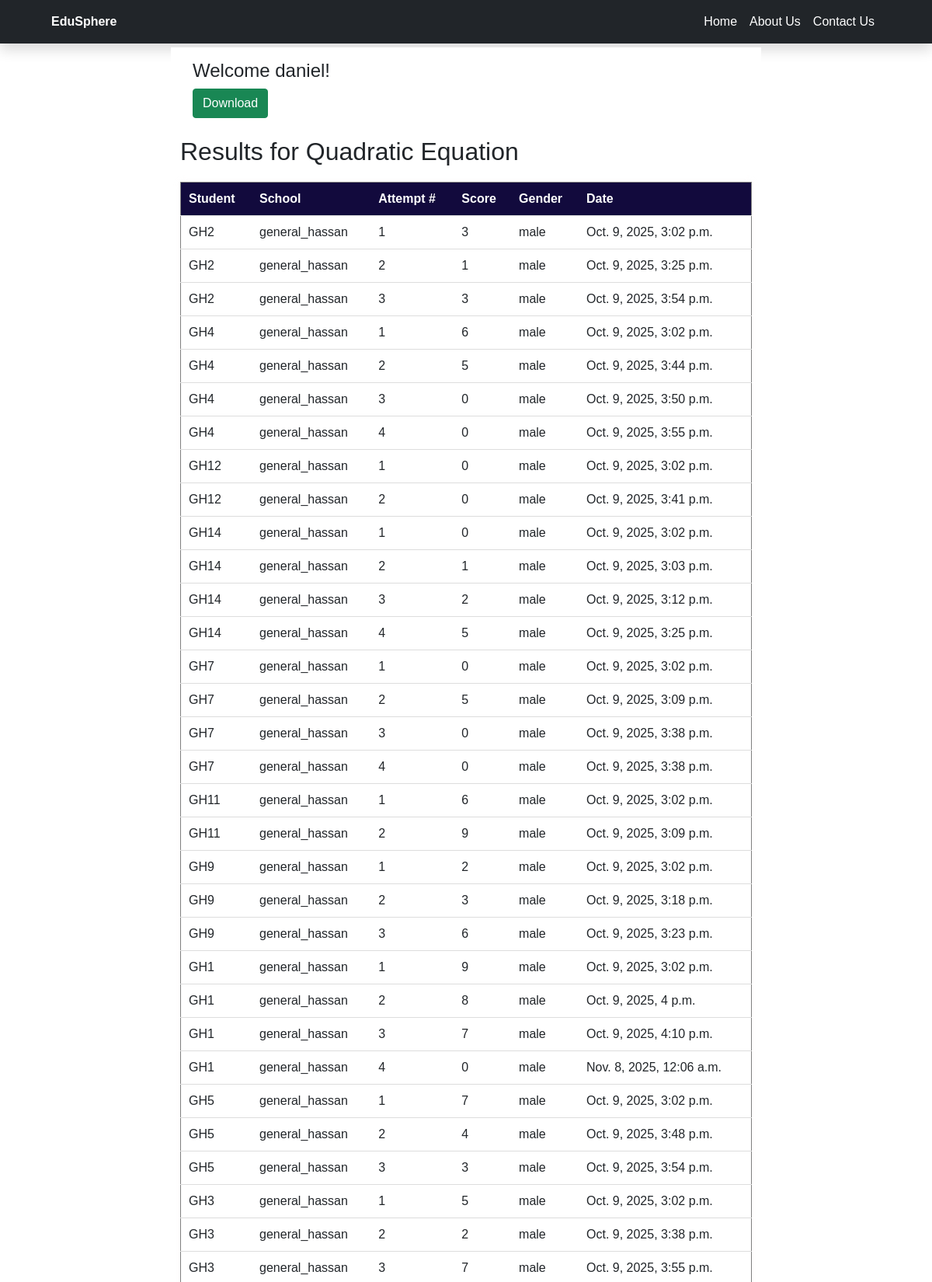
The app's page /exam/1/results/ (signed in, upper part) with its own data.
### shop/models.py (models this page shows, shortened)
class CustomUser(AbstractUser):
    occupation = models.CharField(max_length=10, choices=[('teacher', 'Teacher'), ('student', 'Student')])
    school = models.CharField(max_length=100, choices=[('general_hassan', 'General Hassan'), ('queen_hope', 'Queen Hope')])
    gender = models.CharField(max_length=6, choices=[('male', 'Male'), ('female', 'Female')])

class Exam(models.Model):
    title = models.CharField(max_length=100)
    subject = models.ForeignKey(Subject, on_delete=models.CASCADE, related_name='exams')
    created_by = models.ForeignKey(settings.AUTH_USER_MODEL, on_delete=models.CASCADE, related_name='created_exams')

class Attempt(models.Model):
    student = models.ForeignKey(settings.AUTH_USER_MODEL, on_delete=models.CASCADE)
    exam = models.ForeignKey(Exam, on_delete=models.CASCADE)
    attempt_number = models.PositiveIntegerField()
    score = models.IntegerField(default=0)
    timestamp = models.DateTimeField(auto_now_add=True)

### shop/views.py (the view)
# urls.py: path('exam/<int:exam_id>/results/', views.teacher_exam_results, name='teacher_exam_results'),
@user_passes_test(is_teacher)
@login_required(login_url='login')
def teacher_exam_results(request, exam_id):
    exam = get_object_or_404(Exam, id=exam_id)
    attempts = Attempt.objects.filter(exam=exam).order_by('student', 'attempt_number')
    return render(request, 'teacher_exam_results.html', {'exam': exam, 'attempts': attempts})

### shop/views.py (called while the page is built)
def is_teacher(user):
    return user.is_staff

### shop/templates/teacher_exam_results.html (shortened to what this page needs)
{% load static %}
<!DOCTYPE html>
<html lang="en">
<head>
  <link rel="stylesheet" href="{% static 'bootstrap 5/css/bootstrap.min.css' %}">
  <link rel="stylesheet" href="{% static 'table.css' %}">
</head>
<body>
<div class="navbar-dark bg-dark shadow ">
        <div class="container">
            <div class="row">
                    <div class="col-md-12">
                        <nav class="navbar navbar-expand-lg">
                        <div class="container-fluid">
            <a class="navbar-band fw-bold text-decoration-none text-white Edusphere" href="{% url 'home' %}">EduSphere</a>
            <div class="collapse navbar-collapse" id="navbarSupportedContent">
            <ul class="navbar-nav ms-auto mb-2 mb-lg-0 ">
                <li class="nav-item">
                    <a class="nav-link active text-white" href="{% url 'home' %}">Home</a>
                </li>
                <li class="nav-item">
                    <a class="nav-link active text-white" href="{% url 'about' %}">About Us</a>
                </li>
                <li class="nav-item">
                    <a class="nav-link active text-white" href="{% url 'contact' %}">Contact Us</a>
                </li>
            </div>
        </div>
                            </nav>
                    </div>
                </div>
            </div>
    </div>
    <div class="container">
                <div class="row" style="margin-top: 5px;">
            <div class="col-md-2 col-lg-2 col-xl-2"></div>
            <div class="col-md-8 col-lg-8 col-xl-8 bg-white">
                <div class="p-3">
                    <div>
                        <h4>Welcome {{ user.username }}!</h4>
                    </div>
                    <div class="d-flex justify-content-between mb-2">
                        <div>
                            <a href="{% url 'download_exam_result_excel' exam.id %}" class="btn btn-success">Download</a>
                        </div>
                    </div>
                </div>
                <div>
                   <h2>Results for {{ exam.title }}</h2>
                   <table border="1">
                     <tr>
                       <th>Student</th>
                       <th>School</th>
                       <th>Attempt #</th>
                       <th>Score</th>
                       <th>Gender</th>
                       <th>Date</th>
                     </tr>
                     {% for attempt in attempts %}
                       <tr>
                         <td>{{ attempt.student.username }}</td>
                         <td>{{ attempt.student.school }}</td>
                         <td>{{ attempt.attempt_number }}</td>
                         <td>{{ attempt.score }}</td>
                         <td>{{ attempt.student.gender }}</td>
                         <td>{{ attempt.timestamp }}</td>
                       </tr>
                     {% endfor %}
                   </table>
                </div>
            </div>
        </div>
    </div>
</body>
</html>

### shop/static/table.css (style rules this page uses)
body { font-family: Arial, sans-serif; }
table { width: 100%; border-collapse: collapse; margin: 20px auto; box-shadow: 0 0 10px rgba(240, 217, 217, 0.1); }
th, td { padding: 9px 10px; text-align: left; border-bottom: 1px solid #ddd; }
th { background-color: #120a3d; color: white; }

### records on screen
CustomUser: username "daniel"
Exam: title "Quadratic Equation"
Attempt: student.username "GH2", student.school "general_hassan", attempt_number "1", score "3", student.gender "male", timestamp "Oct. 9, 2025, 3:02 p.m."
Attempt: student.username "GH2", student.school "general_hassan", attempt_number "2", score "1", student.gender "male", timestamp "Oct. 9, 2025, 3:25 p.m."
Attempt: student.username "GH2", student.school "general_hassan", attempt_number "3", score "3", student.gender "male", timestamp "Oct. 9, 2025, 3:54 p.m."
Attempt: student.username "GH4", student.school "general_hassan", attempt_number "1", score "6", student.gender "male", timestamp "Oct. 9, 2025, 3:02 p.m."
Attempt: student.username "GH4", student.school "general_hassan", attempt_number "2", score "5", student.gender "male", timestamp "Oct. 9, 2025, 3:44 p.m."
Attempt: student.username "GH4", student.school "general_hassan", attempt_number "3", score "0", student.gender "male", timestamp "Oct. 9, 2025, 3:50 p.m."
Attempt: student.username "GH4", student.school "general_hassan", attempt_number "4", score "0", student.gender "male", timestamp "Oct. 9, 2025, 3:55 p.m."
Attempt: student.username "GH12", student.school "general_hassan", attempt_number "1", score "0", student.gender "male", timestamp "Oct. 9, 2025, 3:02 p.m."
Attempt: student.username "GH12", student.school "general_hassan", attempt_number "2", score "0", student.gender "male", timestamp "Oct. 9, 2025, 3:41 p.m."
Attempt: student.username "GH14", student.school "general_hassan", attempt_number "1", score "0", student.gender "male", timestamp "Oct. 9, 2025, 3:02 p.m."
Attempt: student.username "GH14", student.school "general_hassan", attempt_number "2", score "1", student.gender "male", timestamp "Oct. 9, 2025, 3:03 p.m."
Attempt: student.username "GH14", student.school "general_hassan", attempt_number "3", score "2", student.gender "male", timestamp "Oct. 9, 2025, 3:12 p.m."
Attempt: student.username "GH14", student.school "general_hassan", attempt_number "4", score "5", student.gender "male", timestamp "Oct. 9, 2025, 3:25 p.m."
Attempt: student.username "GH7", student.school "general_hassan", attempt_number "1", score "0", student.gender "male", timestamp "Oct. 9, 2025, 3:02 p.m."
Attempt: student.username "GH7", student.school "general_hassan", attempt_number "2", score "5", student.gender "male", timestamp "Oct. 9, 2025, 3:09 p.m."
Attempt: student.username "GH7", student.school "general_hassan", attempt_number "3", score "0", student.gender "male", timestamp "Oct. 9, 2025, 3:38 p.m."
Attempt: student.username "GH7", student.school "general_hassan", attempt_number "4", score "0", student.gender "male", timestamp "Oct. 9, 2025, 3:38 p.m."
Attempt: student.username "GH11", student.school "general_hassan", attempt_number "1", score "6", student.gender "male", timestamp "Oct. 9, 2025, 3:02 p.m."
Attempt: student.username "GH11", student.school "general_hassan", attempt_number "2", score "9", student.gender "male", timestamp "Oct. 9, 2025, 3:09 p.m."
Attempt: student.username "GH9", student.school "general_hassan", attempt_number "1", score "2", student.gender "male", timestamp "Oct. 9, 2025, 3:02 p.m."
Attempt: student.username "GH9", student.school "general_hassan", attempt_number "2", score "3", student.gender "male", timestamp "Oct. 9, 2025, 3:18 p.m."
Attempt: student.username "GH9", student.school "general_hassan", attempt_number "3", score "6", student.gender "male", timestamp "Oct. 9, 2025, 3:23 p.m."
Attempt: student.username "GH1", student.school "general_hassan", attempt_number "1", score "9", student.gender "male", timestamp "Oct. 9, 2025, 3:02 p.m."
Attempt: student.username "GH1", student.school "general_hassan", attempt_number "2", score "8", student.gender "male", timestamp "Oct. 9, 2025, 4 p.m."
Attempt: student.username "GH1", student.school "general_hassan", attempt_number "3", score "7", student.gender "male", timestamp "Oct. 9, 2025, 4:10 p.m."
Attempt: student.username "GH1", student.school "general_hassan", attempt_number "4", score "0", student.gender "male", timestamp "Nov. 8, 2025, 12:06 a.m."
Attempt: student.username "GH5", student.school "general_hassan", attempt_number "1", score "7", student.gender "male", timestamp "Oct. 9, 2025, 3:02 p.m."
Attempt: student.username "GH5", student.school "general_hassan", attempt_number "2", score "4", student.gender "male", timestamp "Oct. 9, 2025, 3:48 p.m."
Attempt: student.username "GH5", student.school "general_hassan", attempt_number "3", score "3", student.gender "male", timestamp "Oct. 9, 2025, 3:54 p.m."
Attempt: student.username "GH3", student.school "general_hassan", attempt_number "1", score "5", student.gender "male", timestamp "Oct. 9, 2025, 3:02 p.m."
Attempt: student.username "GH3", student.school "general_hassan", attempt_number "2", score "2", student.gender "male", timestamp "Oct. 9, 2025, 3:38 p.m."
Attempt: student.username "GH3", student.school "general_hassan", attempt_number "3", score "7", student.gender "male", timestamp "Oct. 9, 2025, 3:55 p.m."
